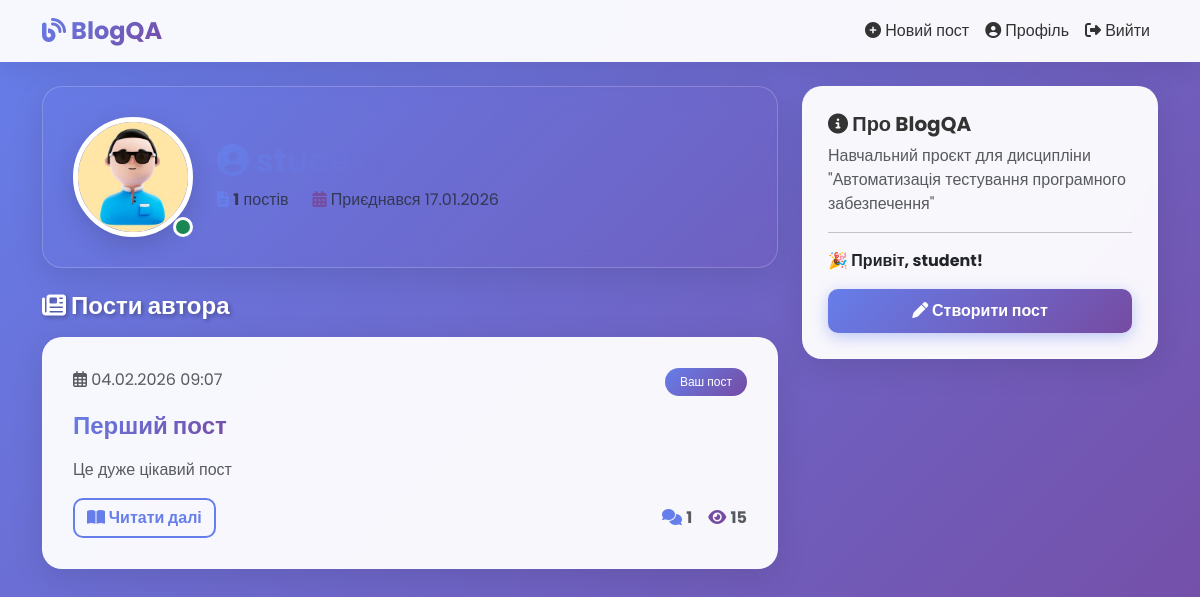
Screenshot of /user/student/ (signed in) with the database file from the repository.
### users/models.py (models this page shows, shortened)
class Profile(models.Model):
    user = models.OneToOneField(User, on_delete=models.CASCADE, verbose_name="Користувач")
    image = models.ImageField(
        default='default.jpg',  # повинен лежати у MEDIA_ROOT
        upload_to='profile_pics',
        verbose_name="Аватар"
    )
    bio = models.TextField(max_length=500, blank=True, verbose_name="Про себе")
    class Meta:
        verbose_name = "Профіль"
        verbose_name_plural = "Профілі"

### blog/models.py (models this page shows, shortened)
class Post(models.Model):
    title = models.CharField(max_length=200, verbose_name="Заголовок")
    content = models.TextField(verbose_name="Зміст")
    date_posted = models.DateTimeField(default=timezone.now, verbose_name="Дата публікації")
    author = models.ForeignKey(User, on_delete=models.CASCADE, verbose_name="Автор")
    class Meta:
        ordering = ['-date_posted']
        verbose_name = "Пост"
        verbose_name_plural = "Пости"

### blog/views.py (the view)
# urls.py: path('user/<str:username>/', UserPostListView.as_view(), name='user-posts'),
class UserPostListView(ListView):
    model = Post
    template_name = 'blog/user_posts.html'
    context_object_name = 'posts'
    paginate_by = 5
    def get_queryset(self):
        user = get_object_or_404(User, username=self.kwargs.get('username'))
        return Post.objects.filter(author=user).order_by('-date_posted')
    def get_context_data(self, **kwargs):
        context = super().get_context_data(**kwargs)
        context['author'] = get_object_or_404(User, username=self.kwargs.get('username'))
        return context

### blog/templates/blog/user_posts.html (shortened to what this page needs)
{% extends "blog/base.html" %}
{% block content %}
    <div class="post-card mb-4" style="background: linear-gradient(135deg, rgba(102, 126, 234, 0.1) 0%, rgba(118, 75, 162, 0.1) 100%);">
        <div class="row align-items-center">
            <div class="col-md-auto text-center">
                <div class="position-relative d-inline-block">
                    <img src="{{ author.profile.image.url }}" class="profile-img-large" alt="Avatar">
                    <div class="position-absolute bottom-0 end-0 bg-success rounded-circle" style="width: 20px; height: 20px; border: 3px solid white;"></div>
                </div>
            </div>
            <div class="col-md">
                <h2 style="background: linear-gradient(135deg, #667eea 0%, #764ba2 100%); -webkit-background-clip: text; -webkit-text-fill-color: transparent;">
                    <i class="fas fa-user-circle"></i> {{ author.username }}
                </h2>
                <div class="d-flex gap-4 text-muted">
                    <span><i class="fas fa-file-alt" style="color: #667eea;"></i> <strong>{{ page_obj.paginator.count }}</strong> постів</span>
                    <span><i class="fas fa-calendar-alt" style="color: #764ba2;"></i> Приєднався {{ author.date_joined|date:"d.m.Y" }}</span>
                </div>
            </div>
        </div>
    </div>
    <div class="mb-3">
        <h4 style="color: white; text-shadow: 2px 2px 4px rgba(0,0,0,0.3);">
            <i class="fas fa-newspaper"></i> Пости автора
        </h4>
    </div>
    {% for post in posts %}
        <div class="post-card">
            <div class="d-flex justify-content-between align-items-start mb-3">
                <div class="text-muted">
                    <i class="far fa-calendar-alt"></i> {{ post.date_posted|date:"d.m.Y H:i" }}
                </div>
                {% if post.author == user %}
                    <span class="badge">Ваш пост</span>
                {% endif %}
            </div>
            <h4 class="mb-3">
                <a href="{% url 'post-detail' post.id %}" class="text-decoration-none">
                    {{ post.title }}
                </a>
            </h4>
            <p class="text-muted" style="line-height: 1.6;">
                {{ post.content|slice:":200" }}{% if post.content|length > 200 %}...{% endif %}
            </p>
            <div class="d-flex justify-content-between align-items-center mt-3">
                <a href="{% url 'post-detail' post.id %}" class="btn btn-outline-primary">
                    <i class="fas fa-book-open"></i> Читати далі
                </a>
                <div class="d-flex gap-3 text-muted">
                    <span>
                        <i class="fas fa-comments" style="color: #667eea;"></i>
                        <strong>{{ post.comments.count }}</strong>
                    </span>
                    <span>
                        <i class="fas fa-eye" style="color: #764ba2;"></i>
                        <strong>{{ forloop.counter }}5</strong>
                    </span>
                </div>
            </div>
        </div>
    {% empty %}
        <div class="post-card text-center py-5">
            <i class="fas fa-folder-open" style="font-size: 4rem; color: #e0e0e0;"></i>
            <h4 class="mt-3" style="color: #666;">Поки що немає постів</h4>
            <p class="text-muted">Користувач {{ author.username }} ще не створив жодного поста.</p>
        </div>
    {% endfor %}
{% endblock %}

### blog/templates/blog/base.html (shortened to what this page needs)
<!DOCTYPE html>
<html lang="uk">
<head>
    <link href="https://cdn.jsdelivr.net/npm/bootstrap@5.3.0/dist/css/bootstrap.min.css" rel="stylesheet">
    <link rel="stylesheet" href="https://cdnjs.cloudflare.com/ajax/libs/font-awesome/6.4.0/css/all.min.css">
</head>
<body>
    <nav class="navbar navbar-expand-lg navbar-light mb-4">
        <div class="container">
            <a class="navbar-brand" href="{% url 'blog-home' %}">
                <i class="fas fa-blog"></i> BlogQA
            </a>
            <div class="collapse navbar-collapse" id="navbarNav">
                <ul class="navbar-nav ms-auto">
                    {% if user.is_authenticated %}
                        <li class="nav-item">
                            <a class="nav-link" href="{% url 'post-create' %}">
                                <i class="fas fa-plus-circle"></i> Новий пост
                            </a>
                        </li>
                        <li class="nav-item">
                            <a class="nav-link" href="{% url 'profile' %}">
                                <i class="fas fa-user-circle"></i> Профіль
                            </a>
                        </li>
                        <li class="nav-item">
                            <a class="nav-link" href="{% url 'logout' %}">
                                <i class="fas fa-sign-out-alt"></i> Вийти
                            </a>
                        </li>
                    {% endif %}
                </ul>
            </div>
        </div>
    </nav>
    <div class="container">
        <div class="row">
            <div class="col-md-8">
                {% block content %}{% endblock %}
            </div>
            <div class="col-md-4">
                <div class="sidebar">
                    <h5><i class="fas fa-info-circle"></i> Про BlogQA</h5>
                    <p class="text-muted">Навчальний проєкт для дисципліни "Автоматизація тестування програмного забезпечення"</p>
                    {% if user.is_authenticated %}
                        <hr>
                        <p><strong>🎉 Привіт, {{ user.username }}!</strong></p>
                        <a href="{% url 'post-create' %}" class="btn btn-primary w-100">
                            <i class="fas fa-pen"></i> Створити пост
                        </a>
                    {% endif %}
                </div>
            </div>
        </div>
    </div>
</body>
</html>

### blog/templates/blog/base.html (style rules this page uses)
* { font-family: 'Poppins', sans-serif; }
body { background: linear-gradient(135deg, #667eea 0%, #764ba2 100%); min-height: 100vh; padding-bottom: 50px; }
.navbar { background: rgba(255, 255, 255, 0.95) !important; backdrop-filter: blur(10px); box-shadow: 0 4px 30px rgba(0, 0, 0, 0.1); border: none; }
.navbar-brand { font-weight: 700; background: linear-gradient(135deg, #667eea 0%, #764ba2 100%); -webkit-background-clip: text; -webkit-text-fill-color: transparent; font-size: 1.5rem; }
.nav-link { color: #333 !important; font-weight: 500; transition: all 0.3s ease; position: relative; }
.nav-link::after { content: ''; position: absolute; bottom: 0; left: 50%; transform: translateX(-50%); width: 0; height: 2px; background: linear-gradient(135deg, #667eea 0%, #764ba2 100%); transition: width 0.3s ease; }
.post-card { background: rgba(255, 255, 255, 0.95); backdrop-filter: blur(10px); border-radius: 20px; box-shadow: 0 8px 32px rgba(0, 0, 0, 0.1); margin-bottom: 30px; padding: 30px; border: 1px solid rgba(255, 255, 255, 0.2); transition: all 0.3s ease; animation: fadeInUp 0.6s ease; }
.profile-img-large { width: 120px; height: 120px; border-radius: 50%; object-fit: cover; border: 5px solid #fff; box-shadow: 0 8px 25px rgba(0, 0, 0, 0.15); }
.sidebar { background: rgba(255, 255, 255, 0.95); backdrop-filter: blur(10px); border-radius: 20px; padding: 25px; box-shadow: 0 8px 32px rgba(0, 0, 0, 0.1); border: 1px solid rgba(255, 255, 255, 0.2); position: sticky; top: 20px; }
.btn-primary { background: linear-gradient(135deg, #667eea 0%, #764ba2 100%); border: none; border-radius: 10px; padding: 10px 25px; font-weight: 600; transition: all 0.3s ease; box-shadow: 0 4px 15px rgba(102, 126, 234, 0.4); }
.btn-outline-primary { color: #667eea; border: 2px solid #667eea; border-radius: 10px; font-weight: 600; transition: all 0.3s ease; }
h2, h4, h5 { color: #333; font-weight: 700; }
.post-card h4 a { background: linear-gradient(135deg, #667eea 0%, #764ba2 100%); -webkit-background-clip: text; -webkit-text-fill-color: transparent; transition: all 0.3s ease; }
.badge { background: linear-gradient(135deg, #667eea 0%, #764ba2 100%); padding: 8px 15px; border-radius: 20px; font-weight: 500; }
.sidebar .btn-primary { animation: pulse 2s infinite; }

### rows the page displays
Post: date_posted "04.02.2026 09:07", shows "Ваш пост", title "Перший пост", content "Це дуже цікавий пост", comments.count "1"

### other values shown
{{ page_obj.paginator.count }} "1"
{{ author.date_joined|date:"d.m.Y" }} "17.01.2026"
{{ user.username }} "student"
